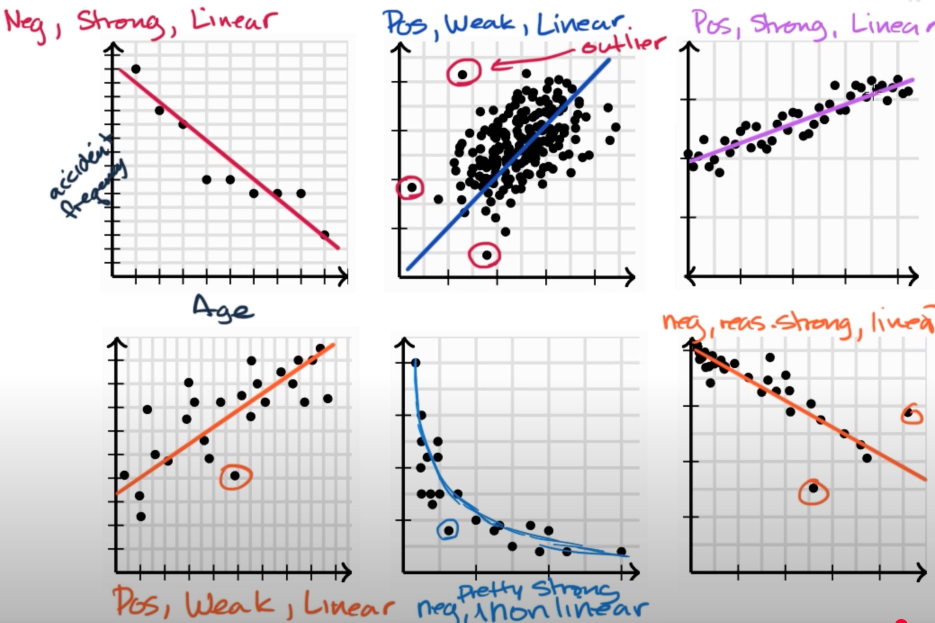
#> input picture ITEC203/Week00/images/Bivariate_relationship_linearity__strength_and_dir.jpg, 2804 x 1868 px (shown at 1/3 size)
$ python -i image_utils.py   (imports and definitions only)   (older library calls are emulated)
#> lines starting #> are read from the running program, lines starting #| are printed output that depends on the picture
#> further down, picture is the input picture: shape (1868, 2804, 3); mean B, G, R 219.4, 218.1, 220.4
"""
Image Utilities Module

This module provides image utility functions:
- Image validation
- Batch processing utilities
- File format conversion
- Metadata extraction

Author: Vu Hung Nguyen
"""

import cv2
import numpy as np
import os
from typing import Tuple, Optional, Union, List, Dict
from pathlib import Path


def validate_image(image: np.ndarray) -> bool:
    """
    Validate if an image is properly formatted.

    Args:
        image: Input image

    Returns:
        True if image is valid, False otherwise
    """
    if image is None:
        return False

    if not isinstance(image, np.ndarray):
        return False

    if len(image.shape) < 2 or len(image.shape) > 3:
        return False

    if image.size == 0:
        return False

    return True


def get_image_info(image: np.ndarray) -> Dict:
    """
    Get information about an image.

    Args:
        image: Input image

    Returns:
        Dictionary containing image information
    """
    if not validate_image(image):
        return {}

    info = {
        'shape': image.shape,
        'dtype': str(image.dtype),
        'size': image.size,
        'min_value': float(np.min(image)),
        'max_value': float(np.max(image)),
        'mean_value': float(np.mean(image)),
        'std_value': float(np.std(image))
    }
#> info = {'shape': (1868, 2804, 3), 'dtype': 'uint8', 'size': 15713616, 'min_value': 0, 'max_value': 255, 'mean_value': 219.3, 'std_value': 55.85}

    if len(image.shape) == 3:
        info['channels'] = image.shape[2]
        info['color_space'] = 'BGR' if image.shape[2] == 3 else 'Multi-channel'
    else:
        info['channels'] = 1
        info['color_space'] = 'Grayscale'

    return info


# [239 lines left out: functions batch_process_images, convert_image_format, resize_image_maintaining_aspect, create_image_pyramid, extract_image_patches, reconstruct_from_patches, not called in this run]


def compute_image_statistics(image: np.ndarray) -> Dict:
    """
    Compute comprehensive image statistics.

    Args:
        image: Input image

    Returns:
        Dictionary containing image statistics
    """
    if not validate_image(image):
        return {}

    stats = {
        'basic_info': get_image_info(image),
        'histogram': {},
        'texture': {},
        'noise': {}
    }

    # Convert to grayscale for some calculations
    if len(image.shape) == 3:
        gray = cv2.cvtColor(image, cv2.COLOR_BGR2GRAY)
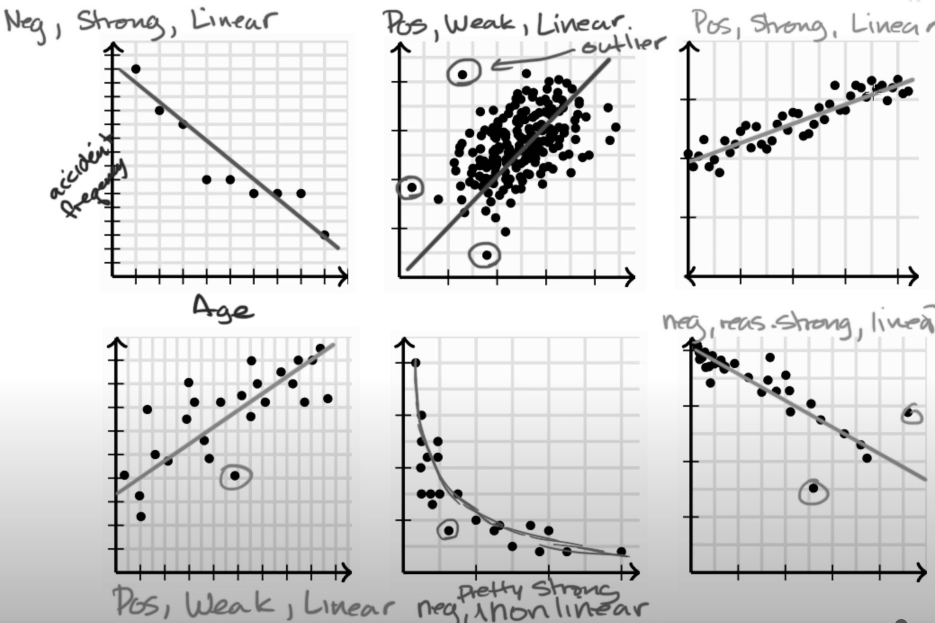
#> gray: shape (1868, 2804) (shown at 1/3 size); min 0, max 255, mean 219
    else:
        gray = image

    # Histogram statistics
    hist = cv2.calcHist([gray], [0], None, [256], [0, 256])
#> hist = 256 values, max 1062586 at index 252, min 750 at index 29, mean 20460.4
    stats['histogram'] = {
        'total_pixels': np.sum(hist),
        'mean_intensity': np.mean(gray),
        'std_intensity': np.std(gray),
        'median_intensity': np.median(gray),
        'mode_intensity': np.argmax(hist),
        'min_intensity': np.min(gray),
        'max_intensity': np.max(gray),
        'dynamic_range': np.max(gray) - np.min(gray)
    }

    # Texture statistics (using local variance)
    kernel_size = 5
    kernel = np.ones((kernel_size, kernel_size), np.float32) / (kernel_size * kernel_size)
    mean_local = cv2.filter2D(gray.astype(np.float32), -1, kernel)
    var_local = cv2.filter2D((gray.astype(np.float32) - mean_local) ** 2, -1, kernel)
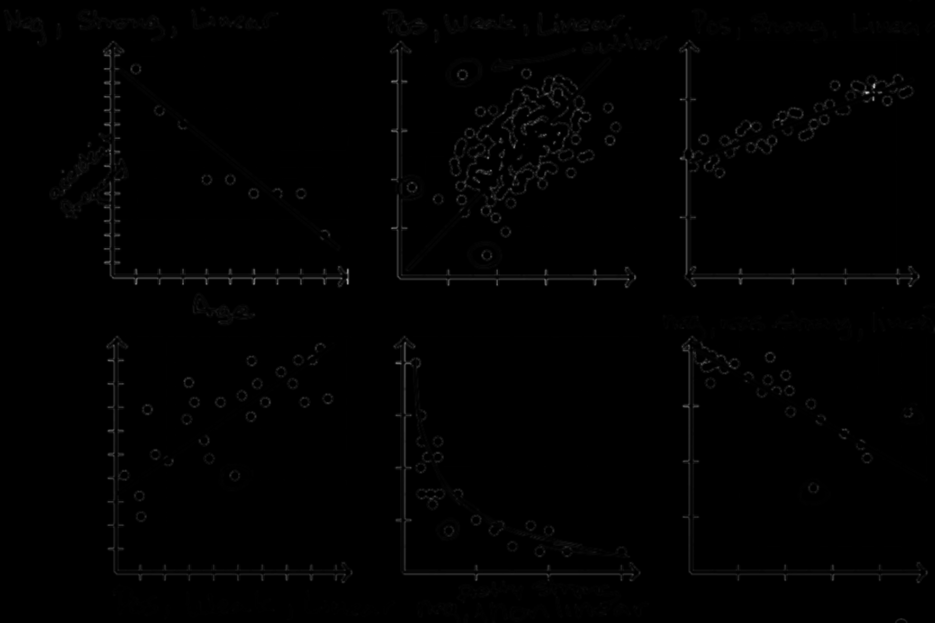
#> var_local: shape (1868, 2804) float32 (shown at 1/3 size); min 0, max 3991.5, mean 27.5; drawn with min black and max white

    stats['texture'] = {
        'mean_local_variance': np.mean(var_local),
        'std_local_variance': np.std(var_local),
        'texture_uniformity': np.sum(hist ** 2) / (np.sum(hist) ** 2)
    }

    # Noise estimation (using high-frequency components)
    laplacian = cv2.Laplacian(gray, cv2.CV_64F)
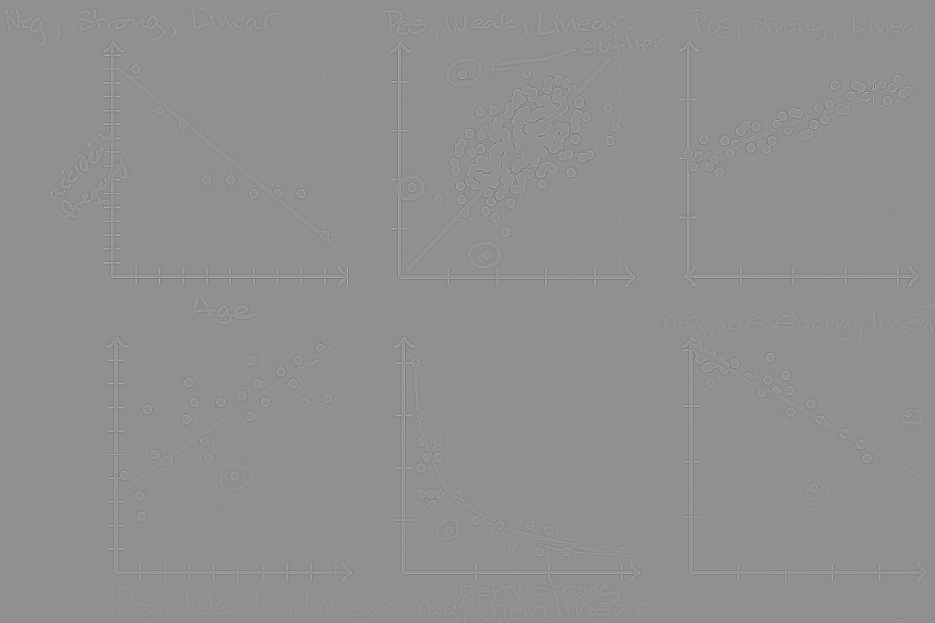
#> laplacian: shape (1868, 2804) float64 (shown at 1/3 size); min -226, max 173, mean 0; drawn with min black and max white
    stats['noise'] = {
        'estimated_noise': np.std(laplacian),
        'snr_estimate': np.mean(gray) / np.std(laplacian) if np.std(laplacian) > 0 else float('inf')
    }

    return stats


# [43 lines left out: functions validate_image_file, get_supported_formats, is_supported_format, not called in this run]

>>> import cv2
>>> picture = cv2.imread('../../../../ITEC203/Week00/images/Bivariate_relationship_linearity__strength_and_dir.jpg')
>>> result = compute_image_statistics(picture)
#> result = 4 items

$ run again, on ITEC203/Week00/images/Estimating_with_linear_regression__linear_models__.jpg
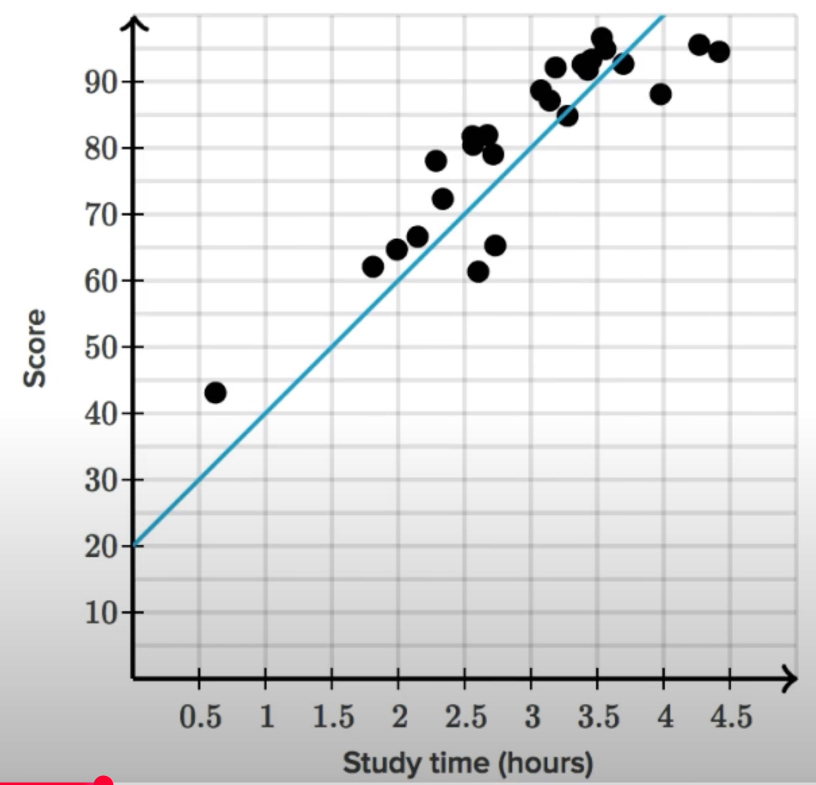
#> input picture ITEC203/Week00/images/Estimating_with_linear_regression__linear_models__.jpg, 1632 x 1570 px (shown at 1/2 size)
#> picture is the input picture: shape (1570, 1632, 3); mean B, G, R 225.5, 225.3, 224.8
#> info = {'shape': (1570, 1632, 3), 'dtype': 'uint8', 'size': 7686720, 'min_value': 0, 'max_value': 255, 'mean_value': 225.2, 'std_value': 44.94}
#> hist = 256 values, max 881245 at index 255, min 146 at index 23, mean 10008.8
#> in compute_image_statistics, `var_local = cv2.filter2D((gray.astype(np.float32) - mean_local) ** 2, ..`:
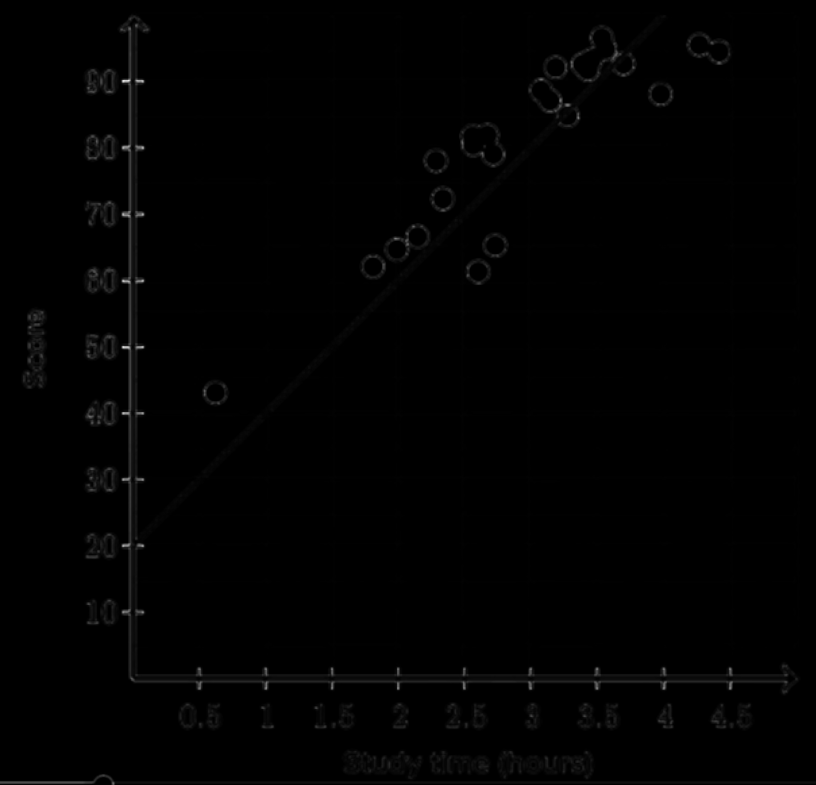
#> var_local: shape (1570, 1632) float32 (shown at 1/2 size); min 0, max 2388, mean 15.5; drawn with min black and max white
#> in compute_image_statistics, `laplacian = cv2.Laplacian(gray, cv2.CV_64F)`:
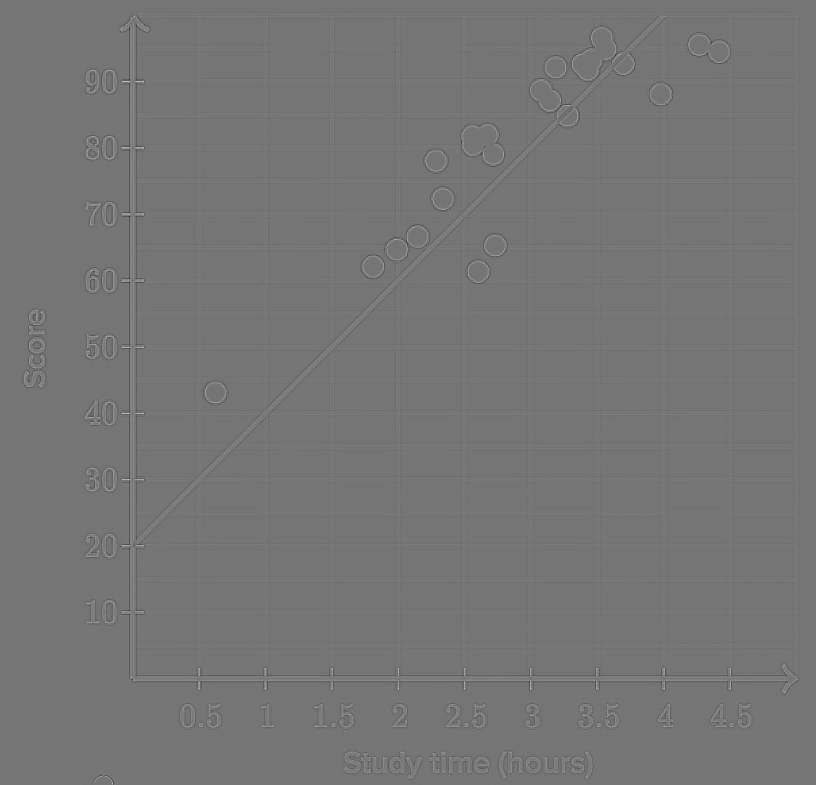
#> laplacian: shape (1570, 1632) float64 (shown at 1/2 size); min -140, max 163, mean 0; drawn with min black and max white
#> result = 4 items

$ run again, on ITEC203/Week00/images/Finding_z-score_for_a_percentile__video____Khan_Ac.jpg
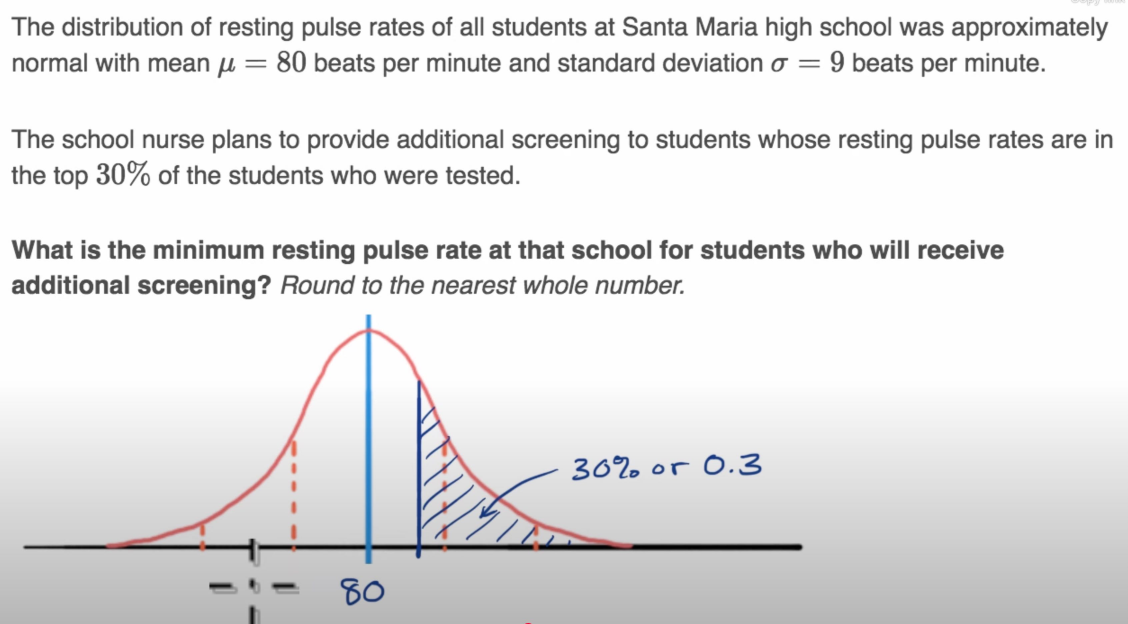
#> input picture ITEC203/Week00/images/Finding_z-score_for_a_percentile__video____Khan_Ac.jpg, 3382 x 1872 px (shown at 1/3 size)
#> picture is the input picture: shape (1872, 3382, 3); mean B, G, R 228.4, 228, 228.3
#> info = {'shape': (1872, 3382, 3), 'dtype': 'uint8', 'size': 18993312, 'min_value': 0, 'max_value': 255, 'mean_value': 228.2, 'std_value': 43.11}
#> hist = 256 values, max 3054143 at index 254, min 120 at index 41, mean 24730.9
#> in compute_image_statistics, `var_local = cv2.filter2D((gray.astype(np.float32) - mean_local) ** 2, ..`:
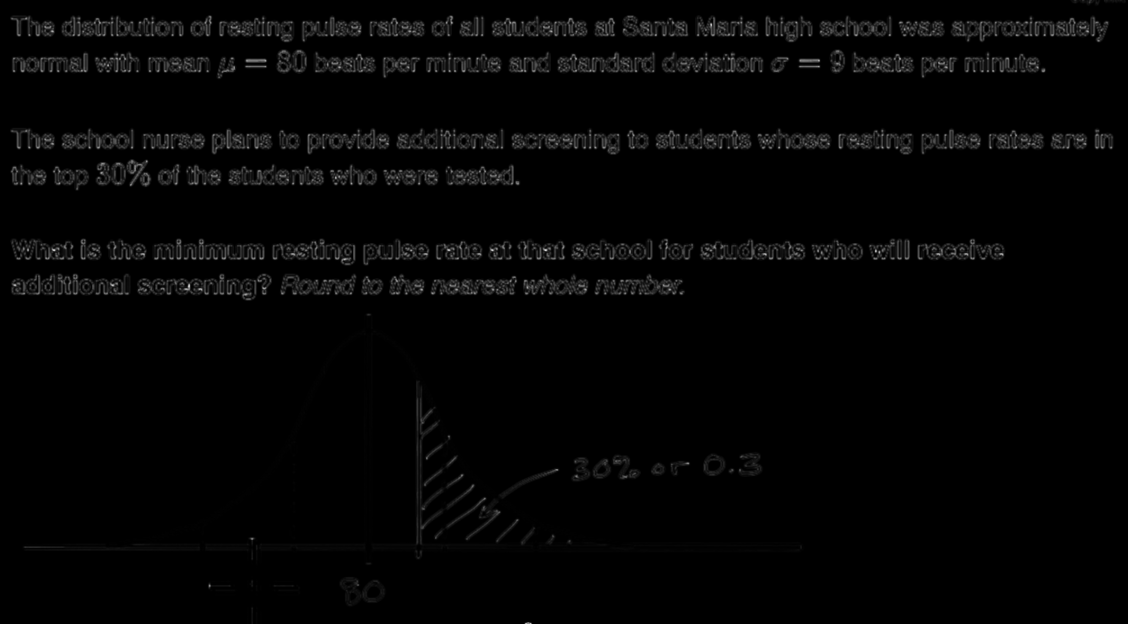
#> var_local: shape (1872, 3382) float32 (shown at 1/3 size); min 0, max 1260.3, mean 22.9; drawn with min black and max white
#> in compute_image_statistics, `laplacian = cv2.Laplacian(gray, cv2.CV_64F)`:
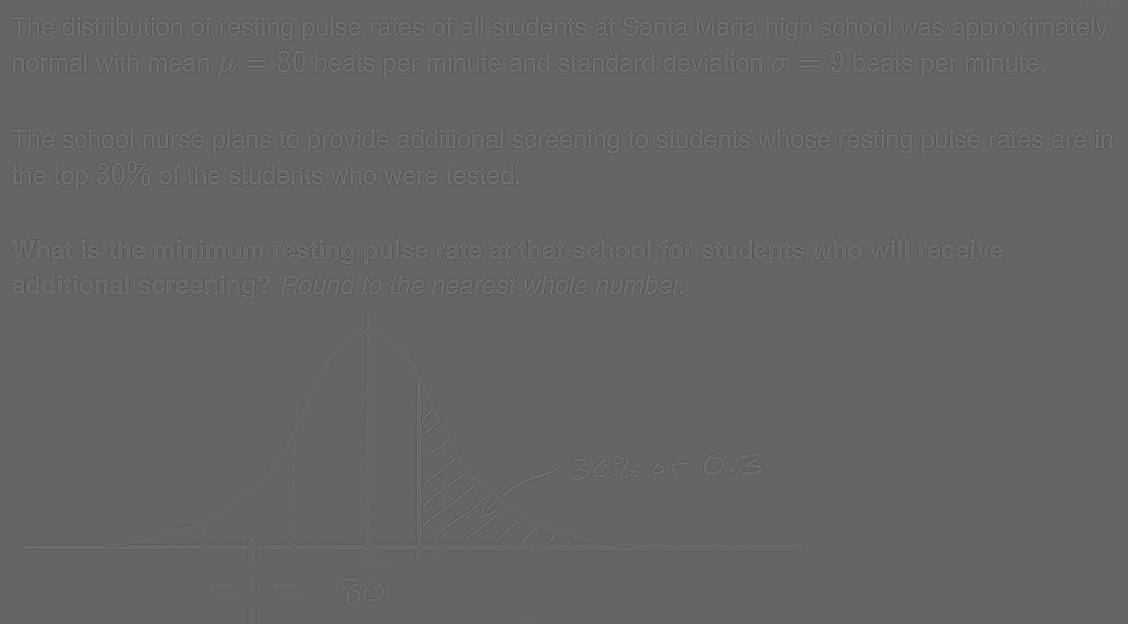
#> laplacian: shape (1872, 3382) float64 (shown at 1/3 size); min -131, max 197, mean 0; drawn with min black and max white
#> result = 4 items
